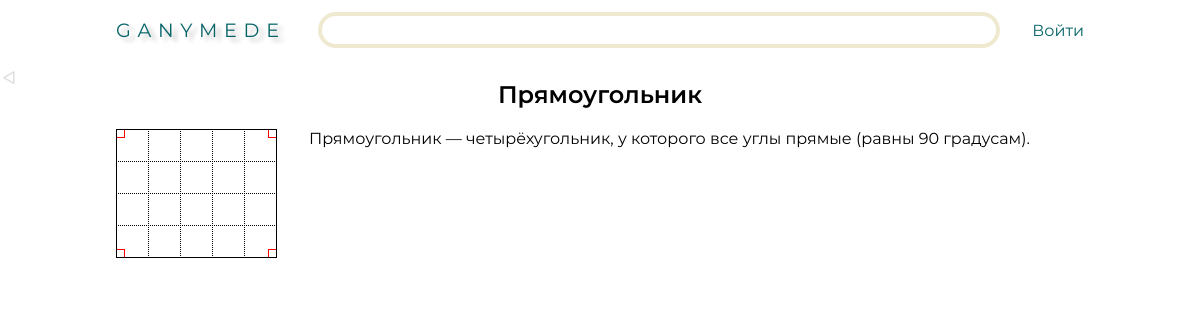
The page /definitions/index.php?def_id=1 on the database its author committed.
### tables this page shows
CREATE TABLE geom_definitions (

	`def_id` int NOT NULL PRIMARY KEY AUTO_INCREMENT,
	`def_image_src` varchar(100), 
	`def_title` varchar(50) NOT NULL,
	`def_content` text NOT NULL,
	`attributes` JSON

);

### php/renderer.php (called while the page is built, shortened)
<?php
class Renderer {
	public static function render($template_path, $data = array(), $exit = false) {
		include DOCROOT . '/templates/' . $template_path;
		if ($exit) {
			exit();
		}
	}
}
?>

### php/def-module.php (called while the page is built, shortened)
<?php
require_once PHPROOT . '/db.php';
function get_def_data($def_id) {
	global $link, $DEF_IMAGE_PATH;
	$query = "
		SELECT *
		FROM geom_definitions
		WHERE def_id = '" . $def_id . "';";
	if (($result = $link->query($query)) && $result->num_rows) {
		$def_data = $result->fetch_assoc();
		$def_data['def_image_src'] = $DEF_IMAGE_PATH . '/' . $def_data['def_image_src'];
		return $def_data;
	}
}
?>

### templates/def.phtml (the view, shortened to what this page needs)
<!DOCTYPE html>
<html>
	<head>
		<link rel="stylesheet" href="/css/main.css">
	</head>
	<body>
		<?php include('header.phtml');?>
		<div class="container">
			<main>
				<article class="main-article">
					<h2 class="article-heading"><?=@$def['def_title'];?></h2>
					<section>
						<img class="def-image"src="<?=@$def['def_image_src'];?>">
						<p><?=@$def['def_content'];?></p>
					</section>
				</article>
			</main>
		</div>
	</body>
</html>

### css/main.css (style rules this page uses)
:root { --main-beige-color: #eee9cf; --main-green-color: #056367; }
html, body { margin: 0; }
body { padding-top: 60px; overflow-y: scroll; }
body > .container { margin: 0 auto; position: relative; width: 100%; max-width: 1000px; }
body > .container > main { padding: 0 16px; }
main .main-article { font-family: Montserrat; }
article .article-heading { text-align: center; }

### templates/def.phtml (style rules this page uses)
section > .def-image { margin-right: 2em; max-width: 30%; float: left; }

### rows shown on the page
geom_definitions: def_title "Прямоугольник", def_content "Прямоугольник — четырёхугольник, у которого все углы прямые (равны 90 градусам)."
